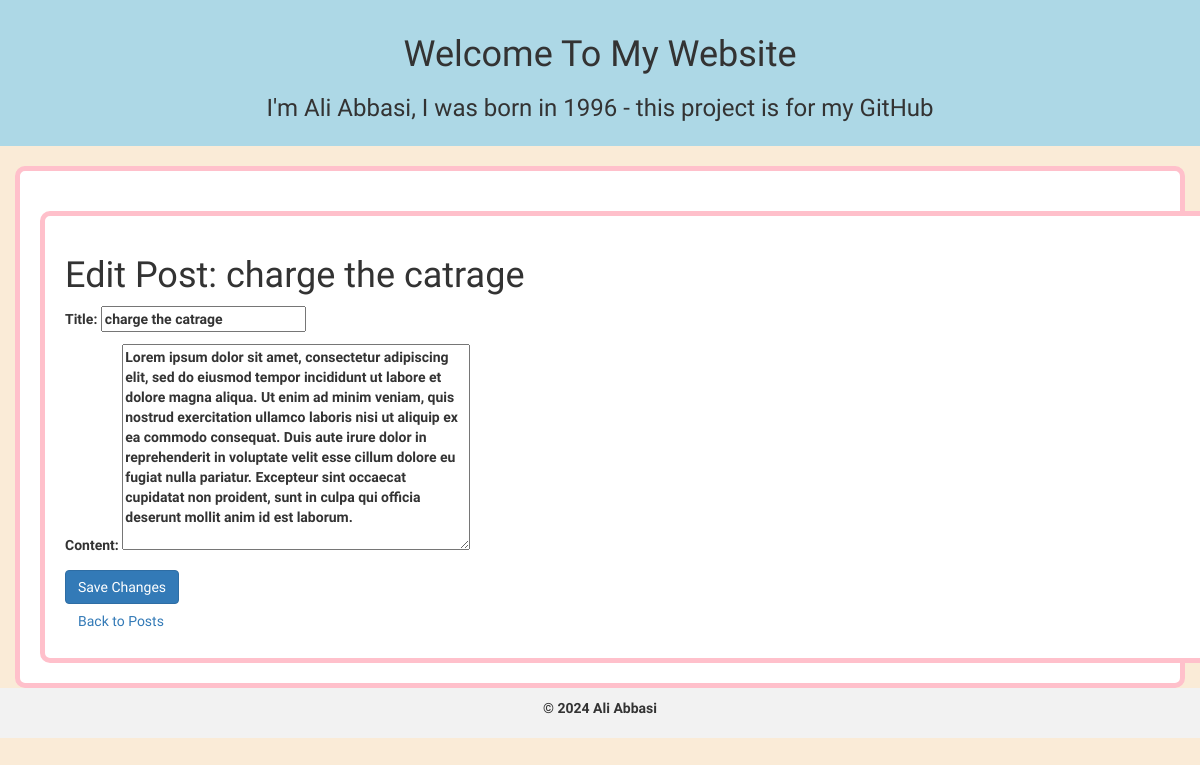
The page /post/24/edit/ on the database its author committed.
### blog/models.py (models this page shows, shortened)
class Post(models.Model):
    title = models.CharField(max_length=200)
    content = models.TextField()
    author = models.ForeignKey(User, on_delete=models.CASCADE)
    date_posted = models.DateTimeField(auto_now_add=True)
    class Meta:
        ordering = ['-date_posted']
        verbose_name = 'Post'
        verbose_name_plural = 'Posts'

### blog/views.py (the view)
# urls.py: path('post/<int:id>/edit/', post_edit, name='post-edit'),
def post_edit(request, id):
    post = get_object_or_404(Post, id=id)
    if request.method == 'POST':
        form = PostForm(request.POST, instance=post)
        if form.is_valid():
            form.save()
            return redirect('blog:index')  # به صفحه اصلی یا صفحه مورد نظر هدایت کنید
    else:
        form = PostForm(instance=post)
    return render(request, 'edit_post.html', {'form': form, 'post': post})

### blog/forms.py
class PostForm(forms.ModelForm):
    class Meta:
        model = Post
        fields = ['title', 'content']  # فیلدهای مورد نظر برای ویرایش

### templates/edit_post.html (shortened to what this page needs)
{% extends 'base.html' %}
{% block content %}
<div class="container">
    <h1>Edit Post: {{ post.title }}</h1>
    <form method="post">
        {{ form.as_p }}
        <button type="submit" class="btn btn-primary">Save Changes</button>
    </form>
    <a href="{% url 'blog:index' %}" class="btn btn-secondary">Back to Posts</a>
</div>
{% endblock %}

### static/css/blog.css (style rules this page uses)
body { background-color: antiquewhite; font-family: "Mirza", serif; font-weight: 800; font-style: normal; }

### templates/base.html (style rules this page uses)
body { font-family: 'Mirza', sans-serif; }
.container { border: 5px solid pink; border-radius: 10px; padding: 20px; margin-top: 20px; background-color: white; }

### rows shown on the page
Post: title "charge the catrage", content "Lorem ipsum dolor sit amet, consectetur adipiscing elit, sed do eiusmod tempor incididunt ut labore et dolore magna aliqua. Ut enim ad minim veniam, quis nostrud exercitation ullamco laboris nisi ut aliquip ex ea commodo consequat. Duis aute irure dolor in reprehenderit in voluptate velit esse cillum dolore eu fugiat nulla pariatur. Excepteur sint occaecat cupidatat non proident, sunt in culpa qui officia deserunt mollit anim id est laborum."
